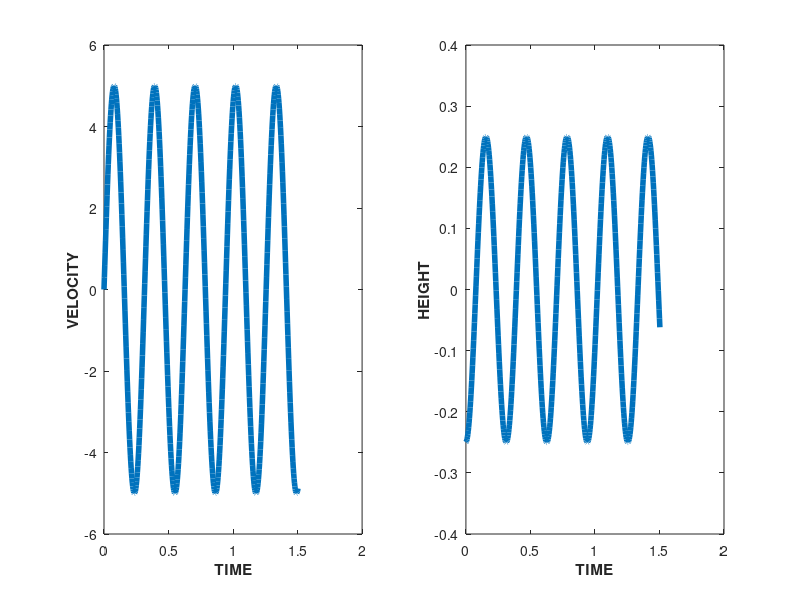

Here is the MATLAB script that generated this plot:

% 1 Model Equations:

 % 1.1 Original Model:
 % d2x/dt2 = -kx/m

 % 1.2 Reduced Order Model:
 % dv/dt = -kx/m
 % dx/dt = v


% 2 Initial Values and Parameters

 % 2.1 Simulation Parameters
   nx=500; nt=500;
   ti=0; tf=1.5;
   dt=(tf-ti)/(nt-1);

 % 2.2 Model Parameters (SI Units)
   A=0.25; k=40; m=0.1;

 % 2.3 Initial Values
   xi=-A; vi=0; 



% 3 Creating and Initializing Vectors

 % 3.1 Creating Vectors
   v=zeros(nx,1);
   x=zeros(nx,1);
   t=zeros(nt,1);

 % 3.2 Initializing Vectors
   v(1)=vi;
   x(1)=xi;


% 4 Solver Method Implementation

 % 4.1 Euler Method
 % y(i+1) = y(i) + h*f(x(i),y(i))
 % h : step between two points of independent variable
 % f : derivation of dependent variable, often x(i) and y(i) relation

 % 4.2 Find [v(2) from v(1)], [v(3) from v(2)] and so on
 % v(2) = v(1) + dt*(-k*x(1)/m)
 % v(3) = v(2) + dt*(-k*x(2)/m)       
 % ...
 % v(i+1) = v(i) + dt*(-k*x(i)/m)
 % We see that v(3) need x(2), we must calculate x(2) after v(2)

 % 4.3 Complete Euler Method for this Model Problem (Pseudo Code)
 % loop start ...
 % v(i+1) = v(i) + dt*(-k*x(i)/m)
 % x(i+1) = x(i) + dt*v(i)
 % loop end ...
 % Another option is assume v(i+1) when calculate x(i+1)
 % Inside loop we can advance time vector elements too


% 5 The Core of Solver Code 
  for i=1:nt
   v(i+1)=v(i)+dt*(-k/m*x(i));
   x(i+1)=x(i)+dt*v(i+1);
   t(i+1)=t(i)+dt; 
  endfor


% 6 Plot Results 

 % 6.1 Plot for Velocity Vector v(i)
   subplot(1,2,1)
   plot(t,v,"linewidth",4)
   xlabel("TIME","fontweight","bold")
   ylabel("VELOCITY","fontweight","bold")


 % 6.2 Plot for Velocity Vector v(i)
   subplot(1,2,2)
   plot(t,x,"linewidth",4)
   xlabel("TIME","fontweight","bold")
   ylabel("HEIGHT","fontweight","bold")

   print -dpng -color "-S800,600" subplots.png
   pause
% Refferences
% [1] https://www.cyberphysics.co.uk/topics/forces/hooke.htm
% [2] https://en.wikipedia.org/wiki/Harmonic_oscillator
% [3] https://emboliform.wordpress.com/2014/01/08/printing-plots-in-octave/	
